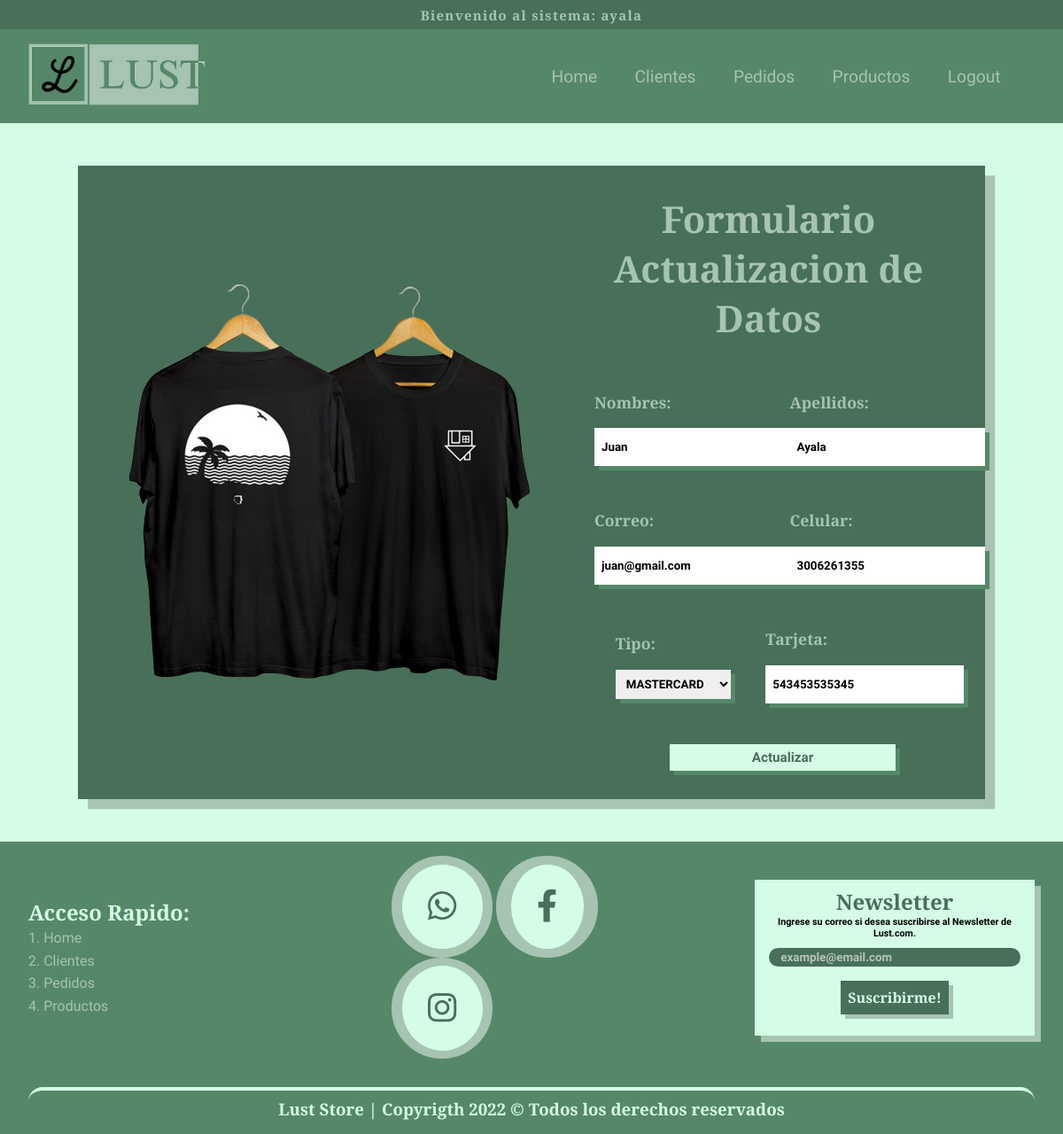
Screenshot of /admin/act_cliente.php?id=1 (signed in) with the database file from the repository.
### tables this page shows
CREATE TABLE `clientes` (
  `id` int(11) NOT NULL,
  `nombres` varchar(50) NOT NULL,
  `apellidos` varchar(50) NOT NULL,
  `celular` bigint(20) NOT NULL,
  `correo` varchar(50) NOT NULL,
  `tipoTarjeta` varchar(50) NOT NULL,
  `numeroTarjeta` bigint(20) NOT NULL
);

### admin/act_cliente.php (the view, shortened to what this page needs)
<!DOCTYPE html>
<html>
<head>
	<link rel="stylesheet" type="text/css" href="../css/act_cliente.css">
	<link rel="stylesheet" type="text/css" href="../css/main.css">
	<link rel="stylesheet" href="https://cdnjs.cloudflare.com/ajax/libs/font-awesome/6.1.1/css/all.min.css">
</head>
<body>
<?php
include("./navbar_admin.php");
	include('../query/conexion.php');
	$id = $_GET['id'];
	$sql = 'SELECT * FROM clientes WHERE id = '.$id.'';
	$result = mysqli_query($conexion,$sql);
	$mostrar=mysqli_fetch_array($result);
?>
<div class="center">
	<div class="p_div hidden">
		<img src="../imgs/camisetas_negras.png">
		<div class="p_elements">
			<div class="p_title">
				<h1>Formulario Actualizacion de Datos</h1>
			</div>
			<form action="../query/act_datos_cliente.php?id=<?php echo $mostrar['id'] ?>" method="POST" class="f_product">
					<div class="fila">
						<div class="columna">
							<label for="nombres">Nombres:</label>
							<input type="text" value="<?php echo $mostrar['nombres'] ?>" name="nombres" required>
						</div>
						<div class="columna">
							<label for="apellidos">Apellidos:</label>
							<input type="text" value="<?php echo $mostrar['apellidos'] ?>" name="apellidos" required>
						</div>
					</div>
					<div class="fila">
						<div class="columna">
							<label for="Correo">Correo:</label>
							<input type="email" value="<?php echo $mostrar['correo'] ?>" name="correo" required>
						</div>
						<div class="columna">
							<label for="Celular">Celular:</label>
							<input type="number" value="<?php echo $mostrar['celular'] ?>" name="celular" required>
						</div>
					</div>
					<div class="fila">
						<div class="columna">
							<label for="color">Tipo:</label>
							<select name="tipoTarjeta" required>
								<option selected><?php echo $mostrar['tipoTarjeta'] ?></option>
							</select>
						</div>
						<div class="columna">
							<label for="color">Tarjeta:</label>
							<input type="number" value="<?php echo $mostrar['numeroTarjeta'] ?>" name="nroTarjeta" required>
						</div>
					</div>
					<input type="submit" class="btn_2" value="Actualizar" name="actualizar_cliente">
			</form>
		</div>
	</div>
</div>
</body>
<?php
include("footer_admin.php");
 ?>
</html>

### css/act_cliente.css (style rules this page uses)
:root { --crimson: 'Crimson Text', serif; --raleway: 'Raleway', sans-serif; --light-green: #A6C4B1; --dark-green: #486F57; --green: #558869; --w-green: #D5FDE5; --white: #fff; --black: #000; --shadow: rgba(0, 0, 0, .3); }
.center { min-height: 85vh; width: 100%; display: flex; justify-content: center; align-items: center; }
.p_div { display: flex; width: 80%; align-items: center; justify-content: center; padding: 2em 2em; background: var(--dark-green); margin: 3em; box-shadow: .7em .7em 0 var(--light-green); }
.p_elements { padding-left: 2em; color: var(--light-green); }
.p_title { text-align: center; margin-bottom: 1em; font-size: 1.3em; font-family: var(--crimson); }
.f_product { display: flex; width: 100%; flex-direction: column; justify-content: center; flex-wrap: wrap; align-items: center; }
.fila { display: flex; flex-direction: row; gap: 1em; width: 100%; margin: 1em; justify-content: space-evenly; align-items: center; }
.columna { display: flex; flex-direction: column; }
label { margin: 1em 0; font-family: var(--crimson); font-size: 1.1em; font-weight: bold; }
.f_product input { width: 100%; padding: 0.6em; outline: none; border: none; box-shadow: 5px 5px 0 var(--green); font-family: var(--raleway); font-weight: bold; transition: .4s; height: 2em; }
.f_product select { width: 100%; padding: 0.6em; outline: none; border: none; box-shadow: 5px 5px 0 var(--green); font-family: var(--raleway); font-weight: bold; transition: .4s; }
input[type="submit"] { cursor: pointer; margin: 2em 0 0 0; font-size: 0.95em; width: 60%; padding: .2em; }

### css/main.css (style rules this page uses)
:root { --crimson: 'Crimson Text', serif; --raleway: 'Raleway', sans-serif; --light-green: #A6C4B1; --dark-green: #486F57; --green: #558869; --w-green: #D5FDE5; --white: #fff; --black: #000; --shadow: rgba(0, 0, 0, .3); }
* { margin: 0; padding: 0; }
html { scroll-behavior: smooth; }
body { background: var(--w-green); }
.btn_2 { background: var(--w-green); text-align: center; text-decoration: none; color: var(--dark-green); font-family: var(--raleway); font-weight: bold; padding: .5em; box-shadow: 5px 5px 0 var(--green); transition: .4s; }

### css/animaciones.css (style rules this page uses)
:root { --crimson: 'Crimson Text', serif; --raleway: 'Raleway', sans-serif; --light-green: #A6C4B1; --dark-green: #486F57; --green: #558869; --w-green: #D5FDE5; --white: #fff; --black: #000; --shadow: rgba(0, 0, 0, .3); }
.hidden { opacity: 0; filter: blur(3px); transform: translateX(-100%); transition: all 1s; }
.show { opacity: 1; filter: blur(0); transform: translateX(0); }

### rows the page displays
clientes: nombres "Juan", apellidos "Ayala", correo "juan@gmail.com", celular "3006261355", tipoTarjeta "MASTERCARD", nroTarjeta "543453535345"

### other values shown
$_SESSION['user_admin'] "ayala"
